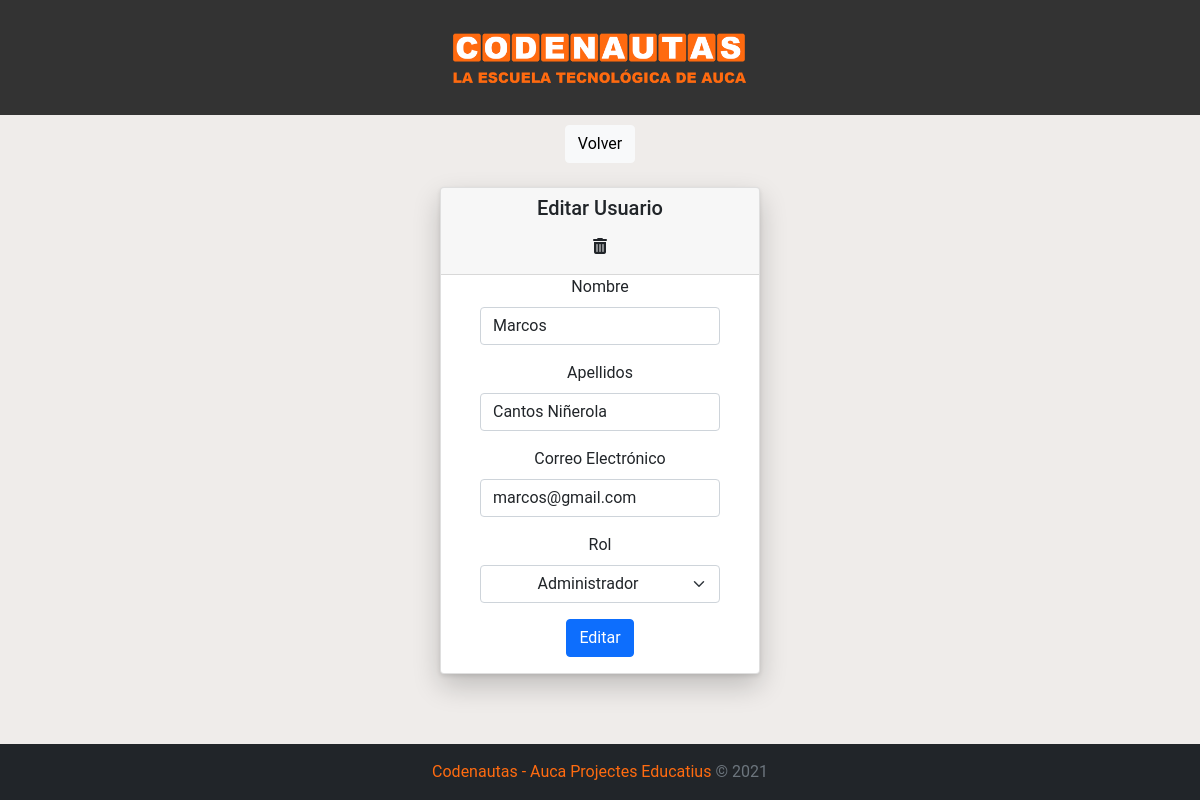
Screenshot of /editar_usuario.php?id=1 with the database file from the repository.
### tables this page shows
CREATE TABLE `usuarios` (
  `id` int(11) NOT NULL,
  `nombre` varchar(200) NOT NULL,
  `apellidos` varchar(400) NOT NULL,
  `email` varchar(200) NOT NULL,
  `password` varchar(400) NOT NULL,
  `rol` varchar(20) NOT NULL
);

### editar_usuario.php (the view, shortened to what this page needs)
<?php
    require 'database.php';
    $id = $_GET["id"];
    $select = "SELECT * FROM usuarios WHERE id = '$id'";
    $query = $conn->query($select);
    $count = $query->rowCount();
    if ($count != 0)
    {
        foreach ($query as $row)
        {
            $nombre =  $row['nombre'];
            $apellidos = $row['apellidos'];
            $email = $row['email'];
            $rol = $row['rol'];
        }
    }
?>
<!DOCTYPE html>
<html>
    <head>
        <link href="https://cdn.jsdelivr.net/npm/bootstrap@5.0.2/dist/css/bootstrap.min.css" rel="stylesheet">
        <link rel="stylesheet" type="text/css" href="assets/css/estilo.css">
        <link rel="stylesheet" type="text/css" href="assets/css/avatar.css">
    </head>
    <body style=" background-color: #efecea; background-size: cover;">
        <?php require('vista/header.php'); ?>
        <div>
            <button type="button" class="btn btn-light" onclick="volver(event)">Volver</button>
        </div>
        <br>
        <div class="container">
            <div class="row row-cols-1 row-cols-sm-1 row-cols-md-1 g-3">
                <div class="col">
                    <div class="card" id="input-card" style="width: 20rem; display: block; margin: 0 auto;">
                        <div class="card-header">
                            <h5>Editar Usuario</h5>
                            <button type="button" class="btn" data-bs-toggle="modal" data-bs-target="#staticBackdrop"><i class="fa-solid fa-trash-can" id="delete"></i></button>
                        </div>
                        <div class="mb-3">
                            <label class="form-label">Nombre</label>
                            <input type="text" class="form-control" id="nombre" required style="width: 15rem; display: block; margin: 0 auto;" value="<?php echo $nombre; ?>"/>
                        </div>
                        <div class="mb-3">
                            <label class="form-label">Apellidos</label>
                            <input type="text" class="form-control" id="apellidos" required style="width: 15rem; display: block; margin: 0 auto;" value="<?php echo $apellidos; ?>"/>
                        </div>
                        <div class="mb-3">
                            <label class="form-label">Correo Electrónico</label>
                            <input type="email" class="form-control" id="email" required style="width: 15rem; display: block; margin: 0 auto;" value="<?php echo $email; ?>"/>
                        </div>
                        <div class="mb-3">
                            <label class="form-label">Rol</label>
                            <select class="form-select" style="text-align: center; width: 15rem; display: block; margin: 0 auto;" id="rol" required>
                                <?php
                                    if($rol == "admin")
                                    {
                                        echo "<option value='admin' selected> Administrador </option>";
                                    }
                                    else
                                    {
                                        echo "<option value='admin'> Administrador </option>";
                                        echo "<option value=profe selected> Profesor </option>";
                                    }
                                ?>
                            </select>
                        </div>
                        <div class="mb-3">
                            <button type="button" class="btn btn-primary" id="btn">Editar</button>
                        </div>
                    </div>
                </div>
            </div>
        </div>
        <br>
        <?php require('vista/footer.php'); ?>
    </body>
</html>

### assets/css/estilo.css (style rules this page uses)
body { margin: 0; padding: 0; font-family: 'Roboto', sans-serif; text-align: center; }
#input-card { box-shadow: rgb(0 0 0 / 20%) 0px 12px 28px 0px, rgb(0 0 0 / 10%) 0px 2px 4px 0px, rgb(255 255 255 / 5%) 0px 0px 0px 1px inset; }

### rows the page displays
usuarios: nombre "Marcos", apellidos "Cantos Niñerola", email "marcos@gmail.com", rol "Administrador"
